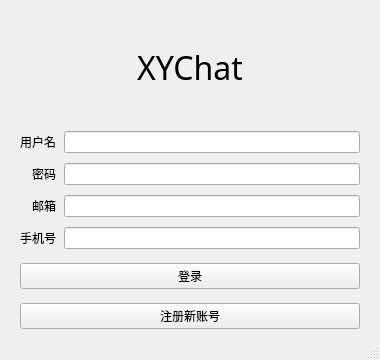
<?xml version="1.0" encoding="UTF-8"?>
<ui version="4.0">
 <class>LoginWindow</class>
 <widget class="QMainWindow" name="LoginWindow">
  <property name="geometry">
   <rect>
    <x>0</x>
    <y>0</y>
    <width>380</width>
    <height>360</height>
   </rect>
  </property>
  <property name="windowTitle">
   <string>登录</string>
  </property>
  <widget class="QWidget" name="centralwidget">
   <layout class="QVBoxLayout" name="verticalLayout_2">
    <property name="leftMargin">
     <number>20</number>
    </property>
    <property name="rightMargin">
     <number>20</number>
    </property>
    <item>
     <widget class="QLabel" name="label">
      <property name="font">
       <font>
        <family>华文行楷</family>
        <pointsize>24</pointsize>
       </font>
      </property>
      <property name="text">
       <string>XYChat</string>
      </property>
      <property name="alignment">
       <set>Qt::AlignCenter</set>
      </property>
     </widget>
    </item>
    <item>
     <layout class="QVBoxLayout" name="verticalLayout">
      <property name="spacing">
       <number>14</number>
      </property>
      <item>
       <layout class="QFormLayout" name="formLayout">
        <property name="labelAlignment">
         <set>Qt::AlignRight|Qt::AlignTrailing|Qt::AlignVCenter</set>
        </property>
        <property name="formAlignment">
         <set>Qt::AlignLeading|Qt::AlignLeft|Qt::AlignVCenter</set>
        </property>
        <property name="horizontalSpacing">
         <number>8</number>
        </property>
        <property name="verticalSpacing">
         <number>10</number>
        </property>
        <item row="0" column="0">
         <widget class="QLabel" name="usernameLabel">
          <property name="text">
           <string>用户名</string>
          </property>
         </widget>
        </item>
        <item row="0" column="1">
         <widget class="QLineEdit" name="usernameLineEdit"/>
        </item>
        <item row="1" column="0">
         <widget class="QLabel" name="passwordLabel">
          <property name="text">
           <string>密码</string>
          </property>
         </widget>
        </item>
        <item row="1" column="1">
         <widget class="QLineEdit" name="passwordLineEdit">
          <property name="echoMode">
           <enum>QLineEdit::Password</enum>
          </property>
         </widget>
        </item>
        <item row="2" column="0">
         <widget class="QLabel" name="emailLabel">
          <property name="text">
           <string>邮箱</string>
          </property>
         </widget>
        </item>
        <item row="2" column="1">
         <widget class="QLineEdit" name="emailLineEdit"/>
        </item>
        <item row="3" column="0">
         <widget class="QLabel" name="phoneLabel">
          <property name="text">
           <string>手机号</string>
          </property>
         </widget>
        </item>
        <item row="3" column="1">
         <widget class="QLineEdit" name="phoneLineEdit"/>
        </item>
       </layout>
      </item>
      <item>
       <widget class="QPushButton" name="loginButton">
        <property name="text">
         <string>登录</string>
        </property>
       </widget>
      </item>
      <item>
       <widget class="QPushButton" name="registerButton">
        <property name="text">
         <string>注册新账号</string>
        </property>
       </widget>
      </item>
     </layout>
    </item>
   </layout>
  </widget>
  <widget class="QMenuBar" name="menubar">
   <property name="geometry">
    <rect>
     <x>0</x>
     <y>0</y>
     <width>380</width>
     <height>21</height>
    </rect>
   </property>
  </widget>
  <widget class="QStatusBar" name="statusbar"/>
 </widget>
 <resources/>
 <connections/>
</ui>
